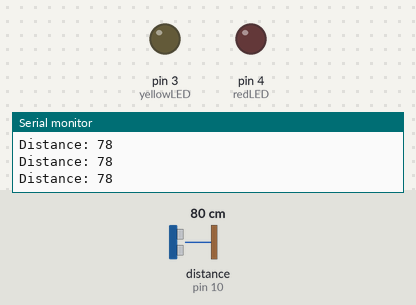
Recording of a sketch running on a simulated Arduino Uno, built with avr-gcc and run on an emulated ATmega328P. On the bench: output pins drawn as LEDs (lit = HIGH), the last lines printed to the serial monitor. Wiring (inferred from the names in the program): ultrasonic range finder: trigger pin 9; echo pin 10. The test bench sets the inputs (shaded band); at power-on: distance to the obstacle (sensor on pin 10) 80 cm. The echo pulse lasts 58.3 µs per cm; pins used as bus, display or sensor lines are not drawn.

Above: at 1.2 s.
1.3 s: distance to the obstacle (sensor on pin 10) set to 24 cm
2.8 s: distance to the obstacle (sensor on pin 10) set to 20 cm
At 3.3 s:
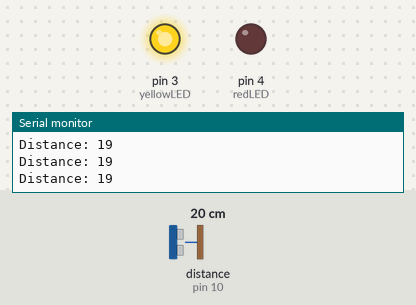
4.3 s: distance to the obstacle (sensor on pin 10) set to 13 cm
5.8 s: distance to the obstacle (sensor on pin 10) set to 10 cm
At 6.3 s:
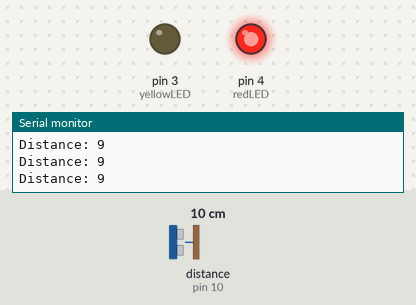
7.3 s: distance to the obstacle (sensor on pin 10) set to 18 cm
At 8.1 s:
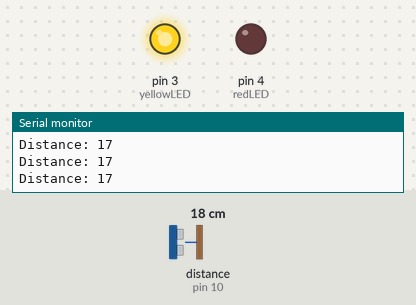
8.8 s: distance to the obstacle (sensor on pin 10) set to 2 cm
At 10.2 s:
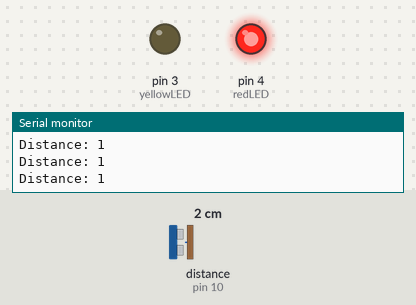
Timing chart, 0 to 11.3 s (numbered marks = the images above; inputs shaded):
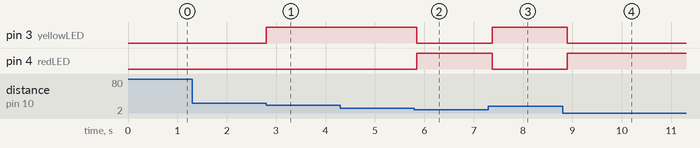

The sketch:

week_8.ino
```cpp
//set the variables
//easier to manage
//pins
const int trigPin = 9;
const int echoPin = 10;
const int yellowLED = 3;
const int redLED = 4;
//distance
//what's far and what's close
long distance;
const int farThreshold = 20;
const int closeThreshold = 10;

void setup() {
  pinMode(trigPin, OUTPUT); //sends pulse
  pinMode(echoPin, INPUT); //recieves it
  pinMode(yellowLED, OUTPUT);
  pinMode(redLED, OUTPUT);
  Serial.begin(9600); //so i can use serial monitor to see if everythings working properly
}

//the sensor measures distance by:
//sending an ultrasonic sound wave (inaudible ping).
//waiting for it to bounce back from an object (echo).
//measuring how long it took for that sound to return.
//since sound travels at a known speed, you can calculate the distance using time.
//-trig tells the sensor to start a measurment
long readDistance() {
  //low for clean start
  digitalWrite(trigPin, LOW);
  delayMicroseconds(2);
  digitalWrite(trigPin, HIGH);
  delayMicroseconds(10);
  digitalWrite(trigPin, LOW);
  long duration = pulseIn(echoPin, HIGH);
  //convert to cm
  //sound speed ≈ 343 m/s → 0.034 cm/µs.
  //div 2 cause roundtrip
  return duration * 0.034 / 2;
}

void loop() {
  distance = readDistance();
  Serial.print("Distance: ");
  Serial.println(distance);

  if (distance > closeThreshold && distance <= farThreshold) {
    //when far, light yellow
    digitalWrite(yellowLED, HIGH);
    digitalWrite(redLED, LOW);
  } else if (distance <= closeThreshold) {
    digitalWrite(yellowLED, LOW);
    //when close, light red
    digitalWrite(redLED, HIGH);
  } else {
    //too far, both should be off
    digitalWrite(yellowLED, LOW);
    digitalWrite(redLED, LOW);
  }
  //small delay for stability
  delay(100);
}
```

Measured:
- the behaviour switches between 22 and 21 cm on distance to the obstacle (sensor on pin 10) (found by bisection; images 0 and 1)
- the behaviour switches between 12 and 11 cm on distance to the obstacle (sensor on pin 10) (found by bisection; images 1 and 2)
- after the input at 2.8 s, pin 3 (yellowLED): LOW → HIGH at once
- after the input at 5.8 s, pin 3 (yellowLED): HIGH → LOW after 0.05 s; pin 4 (redLED): LOW → HIGH after 0.05 s
- after the input at 7.3 s, pin 3 (yellowLED): LOW → HIGH after 0.07 s; pin 4 (redLED): HIGH → LOW after 0.07 s
- after the input at 8.8 s, pin 3 (yellowLED): HIGH → LOW after 0.10 s; pin 4 (redLED): LOW → HIGH after 0.10 s
